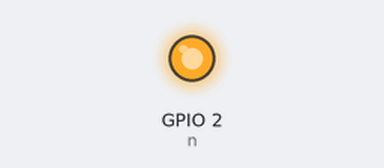
Recording of a program running on a simulated Raspberry Pi (BCM pin numbers). Parts: output pins drawn as LEDs (lit = HIGH). What the program prints to the terminal is not drawn. At 0.0 s the program stops and its outputs stay as they are.

Above: at 0.1 s.
Timing chart, 0 to 1.5 s (numbered marks = the images above):
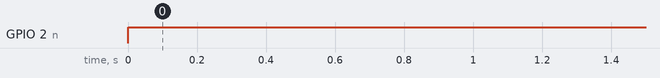

Measured:
- by itself, GPIO 2 (n): LOW → HIGH at 0.00 s

The program:

gpio_set_high.py
```python
## http://deusyss.developpez.com/tutoriels/RaspberryPi/PythonEtLeGpio/

import RPi.GPIO as GPIO

n = 2  # GPIO number

GPIO.setmode(GPIO.BCM)  # Follow broadcom convention

print(GPIO.getmode())  # Print the conf

print("Was configured as ", GPIO.gpio_function(n))
GPIO.setup(n, GPIO.OUT)  # Set as OUT
print("Now configured as ", GPIO.gpio_function(n))

GPIO.output(n, GPIO.HIGH)  # Set as HIGH
```
